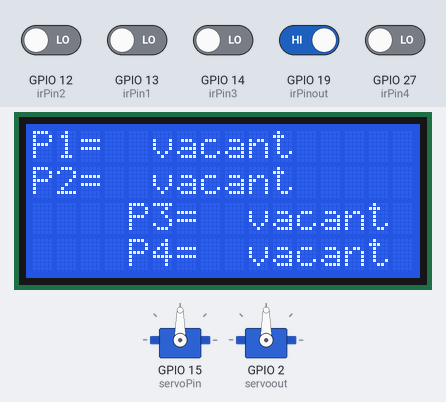
Recording of a sketch running on a simulated ESP32. On the bench: 16×4 character LCD, 2 × servo. The test bench sets the inputs (shaded band); at power-on: GPIO 19 (irPinout) HIGH, GPIO 12 (irPin2), GPIO 13 (irPin1), GPIO 14 (irPin3), GPIO 27 (irPin4) LOW. WiFi joins after 1.5 s; servers stay silent unless stated; no MQTT or app messages arrive unless stated; what the sketch prints to the serial monitor is not drawn.

Above: at 2.7 s.
2.8 s: GPIO 12 (irPin2) driven HIGH
At 3.4 s:
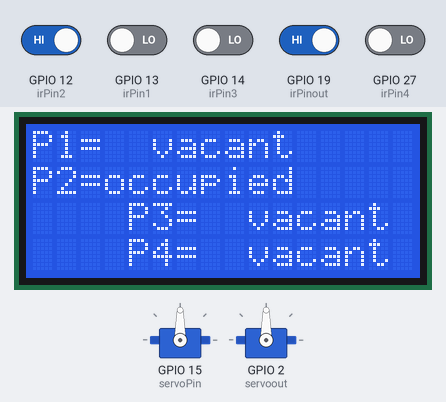
4.3 s: GPIO 13 (irPin1) driven HIGH
At 5.5 s:
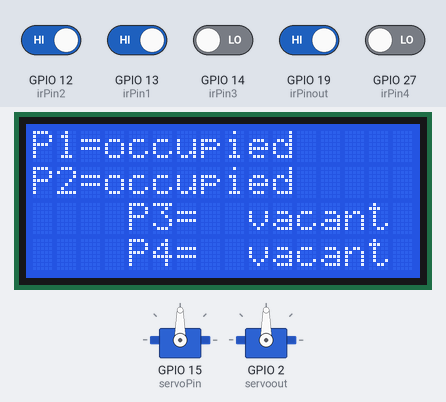
5.8 s: GPIO 14 (irPin3) driven HIGH
At 7.0 s:
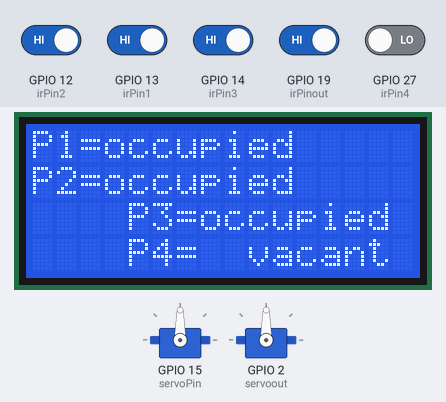
7.3 s: GPIO 27 (irPin4) driven HIGH
At 8.1 s:
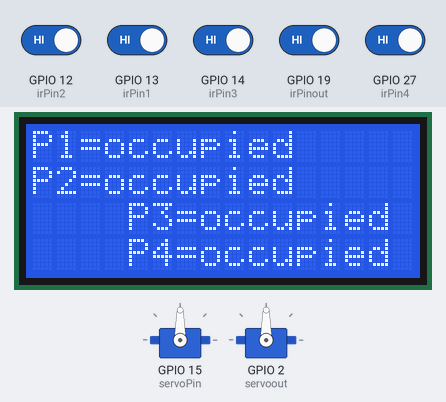
8.8 s: GPIO 12 (irPin2) driven LOW
At 9.3 s:
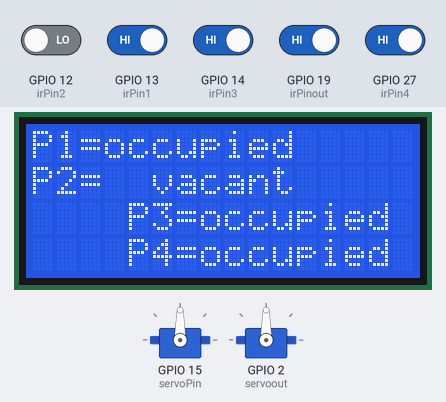
10.3 s: GPIO 13 (irPin1) driven LOW
At 11.7 s:
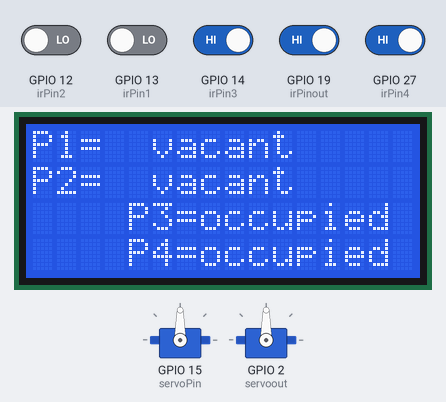
Timing chart, 0 to 12.8 s (numbered marks = the images above; inputs shaded):
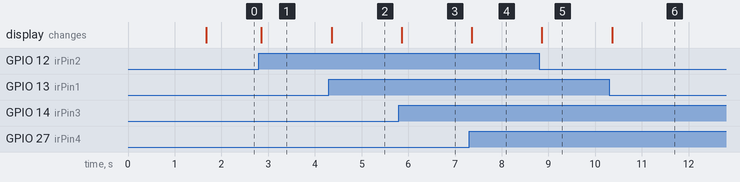

Measured:
- after the input at 2.8 s, the display: changes after 0.06 s (image 1)
- after the input at 4.3 s, the display: changes after 0.06 s (image 2)
- after the input at 5.8 s, the display: changes after 0.06 s (image 3)
- after the input at 7.3 s, the display: changes after 0.06 s (image 4)
- after the input at 8.8 s, the display: changes after 0.06 s (image 5)
- after the input at 10.3 s, the display: changes after 0.06 s (image 6)

The sketch:

finshal_code_esp32_with_lcd_and_servomotor.ino.ino
```cpp
#include <WiFi.h>
#include <PubSubClient.h>
#include <LiquidCrystal_I2C.h>
#include <ESP32Servo.h>


const char* ssid = "A.S";
const char* password = "1967@1974@";
const char* mqtt_server = "192.168.0.88";

const char* topic = "parking/status"; //topic to publish the parking state to broker
const char* topic1 = "parking/told"; // topic to subscribe the parking state from broker

const int irPin1 = 13; // IR sensor pin
const int irPin2 = 12; // IR sensor pin
const int irPin3 = 14; // IR sensor pin
const int irPin4 = 27; // IR sensor pin
const int irPinout = 19; // IR sensor pin

int parkingSpaceID1 = 1; // Change this for each ESP32
int parkingSpaceID2 = 2; // Change this for each ESP32
int parkingSpaceID3 = 3; // Change this for each ESP32
int parkingSpaceID4 = 4; // Change this for each ESP32

static const int servoPin = 15;
static const int servoout = 2;
Servo servo1;
Servo servo2;


LiquidCrystal_I2C lcd(0x27, 16, 4); // I2C address 0x27, 16 column and 4 rows


WiFiClient espClient;
PubSubClient client(espClient);

bool isSpaceBooked = false; // Variable to track booking status

void setup_wifi() {
  delay(10);
  Serial.println();
  Serial.print("Connecting to ");
  Serial.println(ssid);

  WiFi.begin(ssid, password);

  while (WiFi.status() != WL_CONNECTED) {
    delay(500);
    Serial.print(".");
  }

  Serial.println("");
  Serial.println("WiFi connected");
  Serial.println("IP address: ");
  Serial.println(WiFi.localIP());
}


bool openGateRequested = false;

void callback(char* topic1, byte* payload, unsigned int length) {
  String message = "";
  for (int i = 0; i < length; i++) {
    message += (char)payload[i];
  }
  // Print the received message
  Serial.print("Received message: ");
  Serial.println(message);
  // Update booking status based on the received message
  if (message.equals("open gate1"))
  {
    openGateRequested = true; // تعيين الطلب على فتح البوابة
     Serial.println("open gate");
  }

}

void reconnect() {
  while (!client.connected()) {
    Serial.print("Attempting MQTT connection...");
    if (client.connect("ESP32Client")) {
      Serial.println("connected");
      client.subscribe(topic1);
    }
    else
    {
      Serial.print("failed, rc=");
      Serial.print(client.state());
      Serial.println(" try again in 5 seconds");
      delay(5000);
    }
  }
}

void setup() {
  Serial.begin(115200);
  pinMode(irPin1, INPUT);
  pinMode(irPin2, INPUT);
  pinMode(irPin3, INPUT);
  pinMode(irPin4, INPUT);
  pinMode(irPinout, INPUT);

  lcd.init(); // initialize the lcd
  lcd.backlight(); // to clear lcd

  Serial.begin(115200);
  servo1.attach(servoPin);
  servo2.attach(servoout);

  setup_wifi();
  client.setServer(mqtt_server, 1883); // define my broker and message port
  client.setCallback(callback); // define the connecting void

}

void loop() {

  int sensorValueOUT = digitalRead(irPinout);
   if (sensorValueOUT==LOW)
  {
    Serial.println("xxx");
      servo2.write(100);
      delay(2000);
      servo2.write(0);
      delay(2000);
  }

  if (!client.connected()) {
    reconnect();
  }
  client.loop();

  // Read IR sensor
  int sensorValue1 = digitalRead(irPin1);
  int sensorValue2 = digitalRead(irPin2);
  int sensorValue3 = digitalRead(irPin3);
  int sensorValue4 = digitalRead(irPin4);
  int posDegrees=90;
   if (!client.connected()) {
    reconnect();
  }
  client.loop();

  // قم بفتح البوابة إذا كانت هناك طلبات لفتح البوابة
  if (openGateRequested)
  {
    // تحريك محرك السيرفو إلى 180 درجة

      servo1.write(100);
      delay(2000);
      //delay(2000); // انتظار 2 ثانية

    // إعادة توجيه محرك السيرفو إلى 0 درجة
      servo1.write(0);
      delay(2000);

    // استجابة لطلب فتح البوابة
    openGateRequested = false; // إعادة تعيين الطلب
  }

  // Publish status to MQTT broker
  if (sensorValue1 == HIGH)
  {

                                  // clear display
    lcd.setCursor(0, 0);         // move cursor to   (0, 0)
    lcd.print("P1=occupied");
    client.publish("parking/status", (String(parkingSpaceID1) + ":vacant").c_str());
  }
  else
  {
   //lcd.clear();
    lcd.setCursor(0, 0);         // move cursor to   (0, 0)
    lcd.print("P1=  vacant");
    client.publish("parking/status", (String(parkingSpaceID1) + ":occupied").c_str());
  }
  //delay(1000);

  // Publish status to MQTT broker
  if (sensorValue2 == HIGH)
   {

    lcd.setCursor(0, 1);         // move cursor to   (6, 0)
    lcd.print("P2=occupied");
    client.publish("parking/status", (String(parkingSpaceID2) + ":vacant").c_str());
  }
  else
  {
    //lcd.clear();
    lcd.setCursor(0, 1);         // move cursor to   (6, 0)
    lcd.print("P2=  vacant");
    client.publish("parking/status", (String(parkingSpaceID2) + ":occupied").c_str());
  }
  //delay(1000);

  if (sensorValue3 == HIGH)
  {

    lcd.setCursor(0, 2);         // move cursor to   (0, 1)
    lcd.print("P3=occupied");
    client.publish("parking/status", (String(parkingSpaceID3) + ":vacant").c_str());
  }
  else
  {
    //lcd.clear();
    lcd.setCursor(0, 2);         // move cursor to   (0, 1)
    lcd.print("P3=  vacant");
    client.publish("parking/status", (String(parkingSpaceID3) + ":occupied").c_str());
  }
  //delay(1000);

  if (sensorValue4 == HIGH)
  {

    lcd.setCursor(0,3);         // move cursor to   (6, 1)
    lcd.print("P4=occupied");
    client.publish("parking/status", (String(parkingSpaceID4) + ":vacant").c_str());
  }
  else
  {

    //lcd.clear();                 // clear display
    lcd.setCursor(0, 3);         // move cursor to   (6, 1)
    lcd.print("P4=  vacant");
    client.publish("parking/status", (String(parkingSpaceID4) + ":occupied").c_str());
  }


}
```
